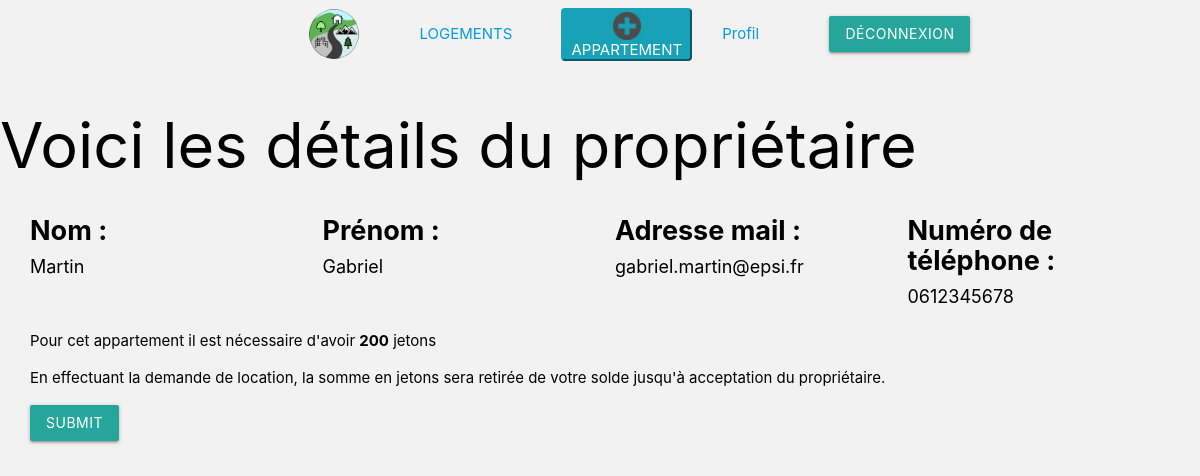
/controller/detailProprietaire.php?idUser=1, run on the app's committed database.
### tables this page shows
CREATE TABLE IF NOT EXISTS `users` (
  `id` int(11) NOT NULL AUTO_INCREMENT,
  `nom` varchar(50) NOT NULL,
  `prenom` varchar(50) NOT NULL,
  `adress` varchar(50) NOT NULL,
  `phone` varchar(50) NOT NULL,
  `mail` varchar(50) NOT NULL,
  `pays` varchar(50) NOT NULL,
  `solde` varchar(50) NOT NULL,
  `password` varchar(50) NOT NULL,
  `isAdmin` tinyint(1) DEFAULT NULL,
  `isProprietaire` tinyint(1) NOT NULL,
  `lockedMoney` int(11) DEFAULT NULL,
  PRIMARY KEY (`id`)
);

CREATE TABLE IF NOT EXISTS `appartements` (
  `id_appartement` int(11) NOT NULL AUTO_INCREMENT,
  `prix` int(11) NOT NULL,
  `description` varchar(180) NOT NULL,
  `etat` varchar(180) NOT NULL,
  `nbPiece` int(11) NOT NULL,
  `surface` int(11) NOT NULL,
  `meuble` tinyint(1) NOT NULL,
  `ind_energie` varchar(180) NOT NULL,
  `dateCreation` varchar(180) NOT NULL,
  `dateExpiration` varchar(180) NOT NULL,
  `message` varchar(255) NOT NULL,
  `statut` tinyint(1) NOT NULL,
  `FK_USERS` int(11) NOT NULL,
  `FK_QUARTIERS` int(11) NOT NULL,
  `FK_VILLES` int(11) NOT NULL,
  PRIMARY KEY (`id_appartement`),
  KEY `APPARTEMENTS_USERS_FK` (`FK_USERS`),
  KEY `APPARTEMENTS_QUARTIERS0_FK` (`FK_QUARTIERS`),
  KEY `APPARTEMENTS_VILLES1_FK` (`FK_VILLES`)
);

### controller/detailProprietaire.php (called while the page is built, shortened)
<?php
require_once("../model/mainModel.php");
if (isset($_GET['idUser'])) {
    $lobjProprio = GetUser($_GET['idUser']);
    $lobjAppart = GetAppartByUser($_GET['idUser']);
}else{
    $lobjProprio = GetUser($_POST['idUser']);
    $lobjAppart = GetAppartByUser($lobjProprio->id);
    $lobjUserConnected = GetUser($_SESSION['id']);
}
require_once("../view/detailProprietaire.view.php"); ?>

### model/mainModel.php (called while the page is built, shortened)
<?php
function GetDataBase()
{
    $host = "localhost";
    $dbName = "lebonappart";
    $login = "root";
    $password = "";
    try {
        $bdd = new PDO('mysql:host=' . $host . ';dbname=' . $dbName . ';charset=utf8',
            $login, $password, array(PDO::ATTR_ERRMODE => PDO::ERRMODE_EXCEPTION));
    } catch (Exception $e) {
        $bdd = null;
        die('Erreur : ' . $e->getMessage());
    }
    return $bdd;
}
function GetUser($lIdUser)
{
    $lobjUser = null;
    $bdd = GetDataBase();
    if ($bdd) {
        $lstrQuery = "SELECT * FROM users WHERE id = :pid";
        $stmt = $bdd->prepare($lstrQuery);
        $stmt->bindParam(':pid', $lIdUser);
        $stmt->execute();
        $lobjUser = $stmt->fetch(PDO::FETCH_OBJ);
    }
    return $lobjUser;
}
function GetAppartByUser($idUser)
{
    $lobjAppart = null;
    $bdd = GetDataBase();
    if ($bdd) {
        $lstrQuery = "SELECT * FROM appartements where FK_USERS = :pId";
        $stmt = $bdd->prepare($lstrQuery);
        $stmt->bindParam(':pId', $idUser);
        $stmt->execute();
        $lobjAppart = $stmt->fetch(PDO::FETCH_OBJ);
    }
    return $lobjAppart;
}

### view/detailProprietaire.view.php (the view, shortened to what this page needs)
<?php
include("../helper/header.php");
include("../helper/navbar.php");
?>
<h1> Voici les détails du propriétaire</h1>
<div class="container-fluid">
    <div class="row" id="informationProprietaire">
        <div class="col-md-3">
            <h6>Nom : </h6>
            <span class="detailProprietaire"><?php echo($lobjProprio->nom); ?></span>
        </div>
        <div class="col-md-3">
            <h6>Prénom : </h6>
            <span><?php echo($lobjProprio->prenom); ?></span>
        </div>
        <div class="col-md-3">
            <h6> Adresse mail : </h6>
            <span><?php echo($lobjProprio->mail); ?></span>
        </div>
        <div class="col-md-3">
            <h6>Numéro de téléphone : </h6>
            <span><?php echo($lobjProprio->phone); ?></span>
        </div>
    </div>
</div>
<div class="container-fluid">
    <div class="row">
        <div class="col-md-12">
            <p> Pour cet appartement il est nécessaire d'avoir <span
                        class="font-weight-bold"><?php echo($lobjAppart->prix) ?></span> jetons</p>
            <p> En effectuant la demande de location, la somme en jetons sera retirée de votre solde jusqu'à acceptation
                du
                propriétaire.</p>
        </div>
        <form method="post" action="../controller/detailProprietaire.php"
              class="col-md-12">
            <label>
                <input type="submit" name="demande" class="btn submit waves-effect waves-light">
            </label>
        </form>
    </div>
</div>

### assets/css/myStyle.css (style rules this page uses)
body { background-color: #F2F2F2!important; color: black!important; }
#informationProprietaire h6 { font-weight: bold; font-size: 1.8em; }
#informationProprietaire span { font-size: 1.2em; }

### data on the page
users: nom "Martin", prenom "Gabriel", mail "gabriel.martin@epsi.fr", phone "0612345678"
appartements: prix "200"
